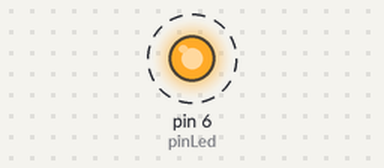
Recording of a sketch running on a simulated Arduino Uno, built with avr-gcc and run on an emulated ATmega328P. On the bench: output pins drawn as LEDs (lit = HIGH). Dashed ring = blinking. What the sketch prints to the serial monitor is not drawn.

Above: at 0.05 s.
Timing chart, 0 to 3.0 s (numbered marks = the images above):
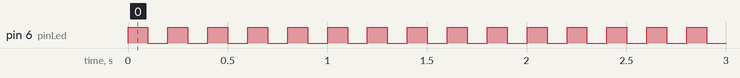

The sketch:

acara5_part1.ino
```cpp
int pinLed = 6;

void setup() {
  // dijalankan sekali saat board Arduino dinyalakan
  pinMode(pinLed, OUTPUT);       // pin 6 sebagai output
  Serial.begin(9600);            // komunikasi serial dengan baudrate 9600
}

void loop() {
  // dijalankan berulang-ulang selama Arduino menyala
  digitalWrite(pinLed, HIGH);    // menyalakan LED
  Serial.println("LED MENYALA"); // menampilkan pesan ke Serial Monitor
  delay(100);                    // jeda 100 ms

  digitalWrite(pinLed, LOW);     // mematikan LED
  Serial.println("LED PADAM");   // menampilkan pesan ke Serial Monitor
  delay(100);                    // jeda 100 ms
}
```

Measured:
- by itself, pin 6 (pinLed): alternates HIGH for 0.10 s and LOW for 0.10 s
